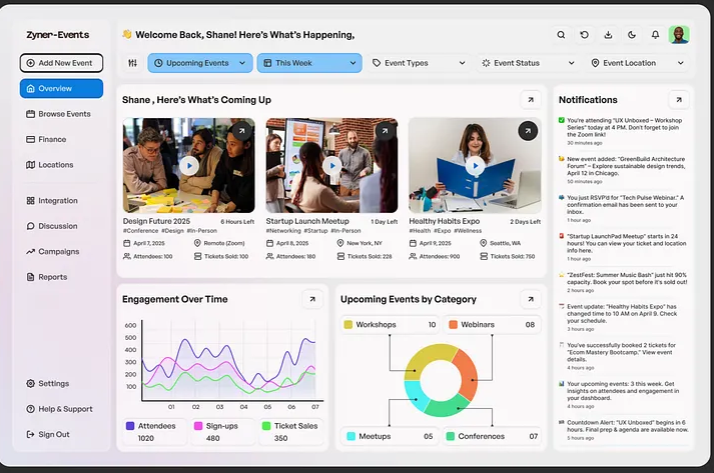
#> input picture DASHBOARD-UI/Captura de tela 2026-02-10 181639.png, 714 x 473 px
$ python resize_icon.py 'DASHBOARD-UI/Captura de tela 2026-02-10 181639.png'
#> lines starting #> are read from the running program, lines starting #| are printed output that depends on the picture

from PIL import Image
import os
import sys

def resize_image(input_path, output_path, size=(1024, 1024)):
#> called with output_path = 'icon_1024x1024.png', size = (1024, 1024)
    try:
        if not os.path.exists(input_path):
            print(f"Erro: Arquivo não encontrado: {input_path}")
            return

        with Image.open(input_path) as img:
            # Converter para RGB se necessário (para salvar como JPG/PNG sem alfa se for o caso, mas PNG suporta RGBA)
#> img is the input picture: PIL image 714x473 RGBA; mean R, G, B, A 215, 212.9, 214.6, 255
            img = img.convert("RGBA")

            # Redimensionar usando LANCZOS para alta qualidade
            img_resized = img.resize(size, Image.Resampling.LANCZOS)
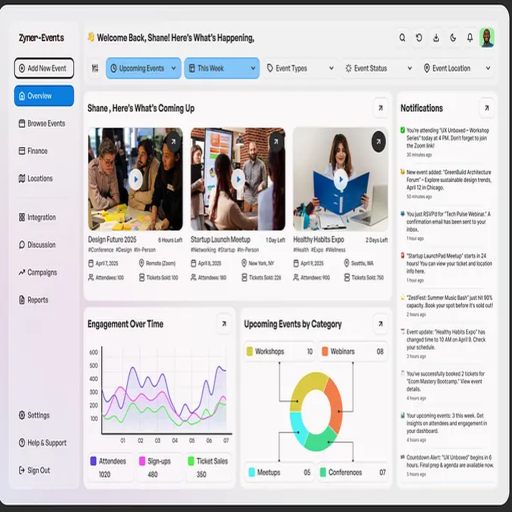
#> img_resized: PIL image 1024x1024 RGBA (shown at 1/2 size); mean R, G, B, A 214.9, 212.8, 214.5, 255

            # Salvar
            img_resized.save(output_path, "PNG")
            print(f"Sucesso! Imagem salva em: {output_path} ({size[0]}x{size[1]})")

    except Exception as e:
        print(f"Erro ao processar imagem: {e}")

if __name__ == "__main__":
    # Exemplo de uso: python resize_icon.py "caminho/da/imagem.png"
    if len(sys.argv) > 1:
        input_file = sys.argv[1]
        output_file = "icon_1024x1024.png"
        resize_image(input_file, output_file)
    else:
        print("Arraste uma imagem para este script ou forneça o caminho como argumento.")
